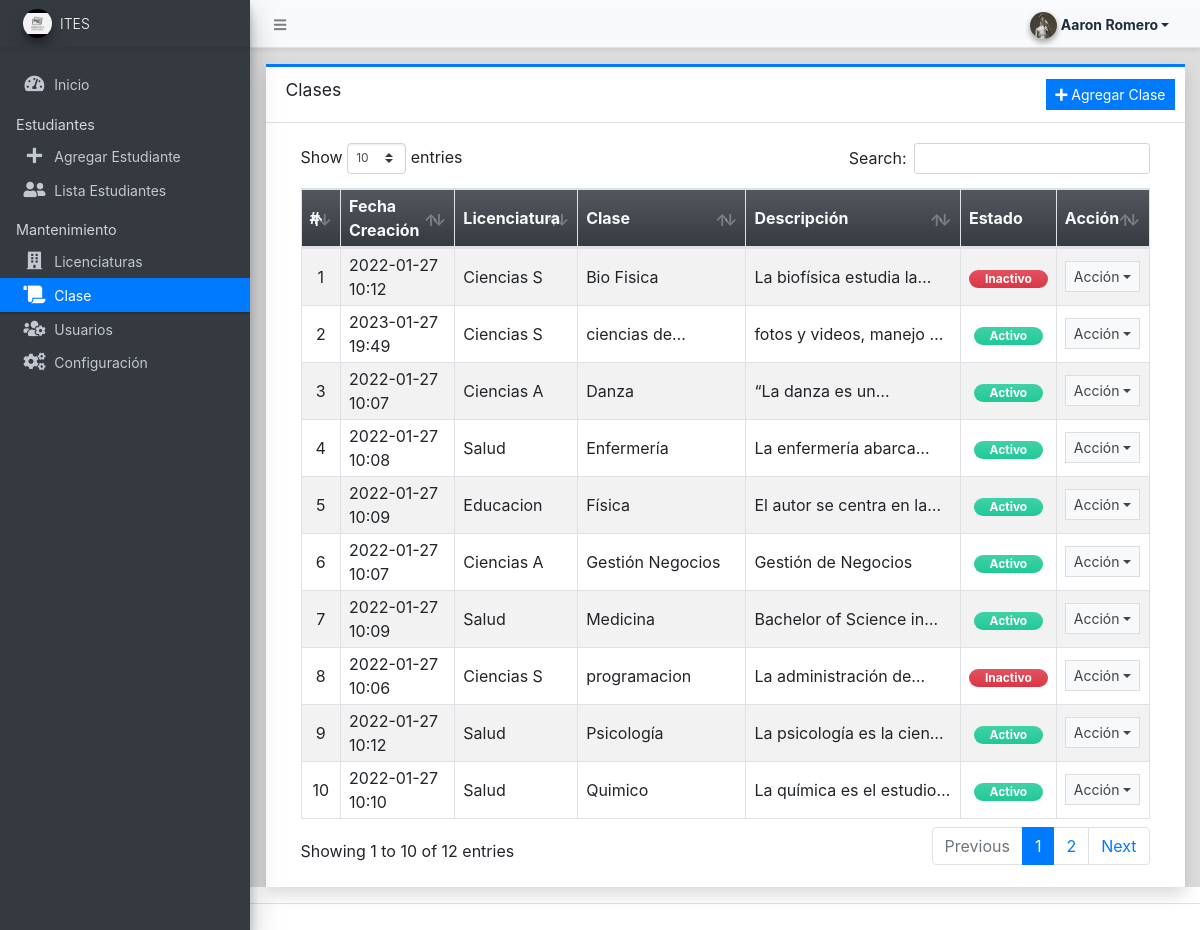
Page /admin/?page=courses (signed in) on the committed database.
### tables this page shows
CREATE TABLE `course_list` (
  `id` int NOT NULL,
  `department_id` int NOT NULL,
  `name` text NOT NULL,
  `description` text NOT NULL,
  `status` tinyint(1) NOT NULL DEFAULT '1',
  `delete_flag` tinyint(1) NOT NULL DEFAULT '0',
  `date_created` datetime NOT NULL DEFAULT CURRENT_TIMESTAMP,
  `date_updated` datetime DEFAULT NULL ON UPDATE CURRENT_TIMESTAMP
);

CREATE TABLE `department_list` (
  `id` int NOT NULL,
  `name` text NOT NULL,
  `description` text NOT NULL,
  `status` tinyint(1) NOT NULL DEFAULT '1',
  `delete_flag` tinyint(1) NOT NULL DEFAULT '0',
  `date_created` datetime NOT NULL DEFAULT CURRENT_TIMESTAMP,
  `date_updated` datetime DEFAULT NULL ON UPDATE CURRENT_TIMESTAMP
);

### classes/DBConnection.php (called while the page is built, shortened)
<?php
class DBConnection{
    private $host = DB_SERVER;
    private $username = DB_USERNAME;
    private $password = DB_PASSWORD;
    private $database = DB_NAME;
    public $conn;
    public function __construct(){
        if (!isset($this->conn)) {
            $this->conn = new mysqli($this->host, $this->username, $this->password, $this->database);
        }
    }
}
?>

### classes/SystemSettings.php (called while the page is built, shortened)
<?php
class SystemSettings extends DBConnection{
	function userdata($field = ''){
		if(!empty($field)){
			if(isset($_SESSION['userdata'][$field]))
				return $_SESSION['userdata'][$field];
			else
				return null;
		}else{
			return false;
		}
	}
}
$_settings = new SystemSettings();
?>

### admin/courses/index.php (the view, shortened to what this page needs)
<div class="card card-outline card-primary rounded-0 shadow">
	<div class="card-header">
		<h3 class="card-title">Clases</h3>
		<?php if ($_settings->userdata('type') == 1) : ?>
			<div class="card-tools">
				<a href="javascript:void(0)" id="create_new" class="btn btn-flat btn-sm btn-primary"><span class="fas fa-plus"></span> Agregar Clase</a>
			</div>
		<?php endif; ?>
	</div>
	<div class="card-body">
		<div class="container-fluid">
			<div class="container-fluid">
				<table class="table table-bordered table-hover table-striped">
					<colgroup>
						<col width="5%">
						<col width="15%">
						<col width="15%">
						<col width="15%">
						<col width="30%">
						<col width="10%">
						<col width="10%">
					</colgroup>
					<thead>
						<tr class="bg-gradient-dark text-light">
							<th>#</th>
							<th>Fecha Creación</th>
							<th>Licenciatura</th>
							<th>Clase</th>
							<th>Descripción</th>
							<th>Estado</th>
							<th>Acción</th>
						</tr>
					</thead>
					<tbody>
						<?php
						$i = 1;
						$qry = $conn->query("SELECT c.*,d.name as department from `course_list` c inner join department_list d on c.department_id = d.id where c.delete_flag = 0 order by c.`name` asc ");
						while ($row = $qry->fetch_assoc()) :
						?>
							<tr>
								<td class="text-center"><?php echo $i++; ?></td>
								<td class=""><?php echo date("Y-m-d H:i", strtotime($row['date_created'])) ?></td>
								<td class="">
									<p class="m-0 truncate-1"><?php echo $row['department'] ?></p>
								</td>
								<td class="">
									<p class="m-0 truncate-1"><?php echo $row['name'] ?></p>
								</td>
								<td class="">
									<p class="m-0 truncate-1"><?php echo $row['description'] ?></p>
								</td>
								<td class="text-center">
									<?php
									switch ($row['status']) {
										case 1:
											echo '<span class="rounded-pill badge badge-success bg-gradient-teal px-3">Activo</span>';
											break;
										case 0:
											echo '<span class="rounded-pill badge badge-danger bg-gradient-danger px-3">Inactivo</span>';
											break;
									}
									?>
								</td>
								<td align="center">
									<button type="button" class="btn btn-flat btn-default btn-sm dropdown-toggle dropdown-icon" data-toggle="dropdown">
										Acción
									</button>
								</td>
							</tr>
						<?php endwhile; ?>
					</tbody>
				</table>
			</div>
		</div>
	</div>
</div>

### rows in the picture
course_list: date_created "2022-01-27 10:12", department.name "Ciencias S", name "Bio Fisica", description "La biofísica estudia…", status "Inactivo"
course_list: date_created "2023-01-27 19:49", department.name "Ciencias S", name "ciencias…", description "fotos y videos, manejo…", status "Activo"
course_list: date_created "2022-01-27 10:07", department.name "Ciencias A", name "Danza", description "“La danza es…", status "Activo"
course_list: date_created "2022-01-27 10:08", department.name "Salud", name "Enfermería", description "La enfermería…", status "Activo"
course_list: date_created "2022-01-27 10:09", department.name "Educacion", name "Física", description "El autor se centra en…", status "Activo"
course_list: date_created "2022-01-27 10:07", department.name "Ciencias A", name "Gestión Negocios", description "Gestión de Negocios", status "Activo"
course_list: date_created "2022-01-27 10:09", department.name "Salud", name "Medicina", description "Bachelor of Science…", status "Activo"
course_list: date_created "2022-01-27 10:06", department.name "Ciencias S", name "programacion", description "La administración…", status "Inactivo"
course_list: date_created "2022-01-27 10:12", department.name "Salud", name "Psicología", description "La psicología es la…", status "Activo"
course_list: date_created "2022-01-27 10:10", department.name "Salud", name "Quimico", description "La química es el…", status "Activo"

### other values in the picture
$_settings->info('short_name') "ITES"
